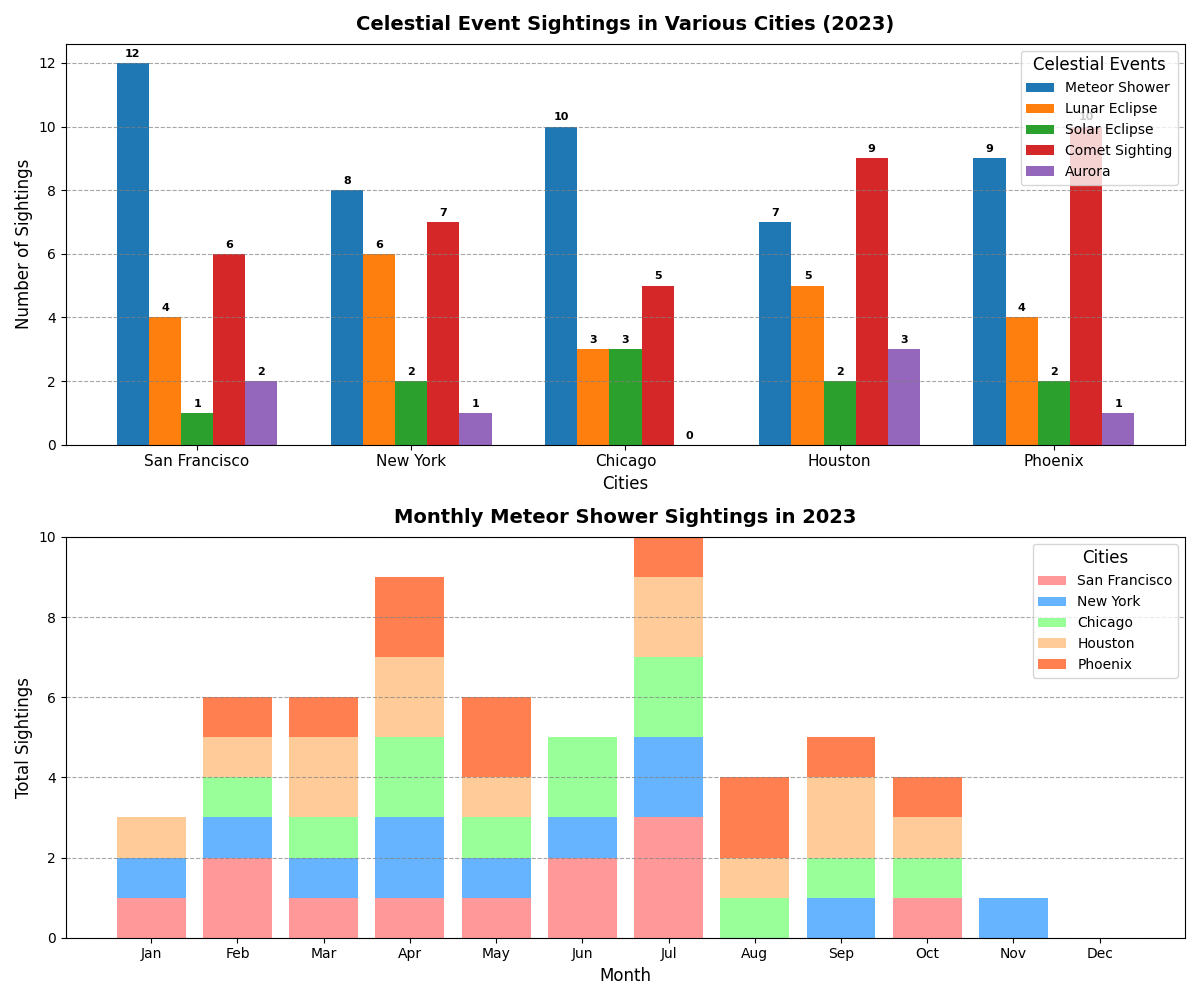

The script that drew this image:
import matplotlib.pyplot as plt
import numpy as np

# Backstory:
# The chart represents the frequency of celestial events observed by stargazers over a year in different cities.

# Cities observed
cities = ['San Francisco', 'New York', 'Chicago', 'Houston', 'Phoenix']

# Types of celestial events
celestial_events = ['Meteor Shower', 'Lunar Eclipse', 'Solar Eclipse', 'Comet Sighting', 'Aurora']

# Data: counts of each celestial event observed in each city
observation_data = [
    [12, 4, 1, 6, 2],    # San Francisco
    [8, 6, 2, 7, 1],     # New York
    [10, 3, 3, 5, 0],    # Chicago
    [7, 5, 2, 9, 3],     # Houston
    [9, 4, 2, 10, 1]     # Phoenix
]

# Months
months = ['Jan', 'Feb', 'Mar', 'Apr', 'May', 'Jun', 'Jul', 'Aug', 'Sep', 'Oct', 'Nov', 'Dec']

# Historical trend data: monthly sightings of meteor showers across cities in 2023
monthly_sightings = {
    'San Francisco': [1, 2, 1, 1, 1, 2, 3, 0, 0, 1, 0, 0],
    'New York': [1, 1, 1, 2, 1, 1, 2, 0, 1, 0, 1, 0],
    'Chicago': [0, 1, 1, 2, 1, 2, 2, 1, 1, 1, 0, 0],
    'Houston': [1, 1, 2, 2, 1, 0, 2, 1, 2, 1, 0, 0],
    'Phoenix': [0, 1, 1, 2, 2, 0, 2, 2, 1, 1, 0, 0]
}

# Initialize the plot
fig, (ax1, ax2) = plt.subplots(nrows=2, ncols=1, figsize=(12, 10))

# Plot 1: Grouped bar chart
bar_width = 0.15
index = np.arange(len(cities))

for i, event in enumerate(celestial_events):
    counts = [data[i] for data in observation_data]
    bars = ax1.bar(index + i * bar_width, counts, bar_width, label=event)

    for bar in bars:
        height = bar.get_height()
        ax1.annotate(f'{height}', 
                     xy=(bar.get_x() + bar.get_width() / 2, height),
                     xytext=(0, 3),
                     textcoords="offset points",
                     ha='center', va='bottom', fontsize=8, fontweight='bold')

ax1.set_xlabel('Cities', fontsize=12)
ax1.set_ylabel('Number of Sightings', fontsize=12)
ax1.set_title('Celestial Event Sightings in Various Cities (2023)', fontsize=14, fontweight='bold', pad=10)
ax1.set_xticks(index + 2 * bar_width)
ax1.set_xticklabels(cities, fontsize=11)
ax1.yaxis.grid(True, linestyle='--', which='major', color='grey', alpha=0.7)
ax1.legend(title='Celestial Events', fontsize=10, title_fontsize='12', loc='upper right')

# Plot 2: Stacked bar chart showing historical trends of meteor shower sightings
bottom_values = np.zeros(len(months))
colors = ['#FF9999', '#66B3FF', '#99FF99', '#FFCC99', '#FF7F50']

for i, (city, color) in enumerate(zip(cities, colors)):
    ax2.bar(months, monthly_sightings[city], bottom=bottom_values, label=city, color=color)
    bottom_values += monthly_sightings[city]

ax2.set_xlabel('Month', fontsize=12)
ax2.set_ylabel('Total Sightings', fontsize=12)
ax2.set_title('Monthly Meteor Shower Sightings in 2023', fontsize=14, fontweight='bold', pad=10)
ax2.set_ylim(0, 10)
ax2.yaxis.grid(True, linestyle='--', which='major', color='grey', alpha=0.7)
ax2.legend(title='Cities', fontsize=10, title_fontsize='12', loc='upper right')

# Adjust layout
plt.tight_layout()

# Show plot
plt.show()
